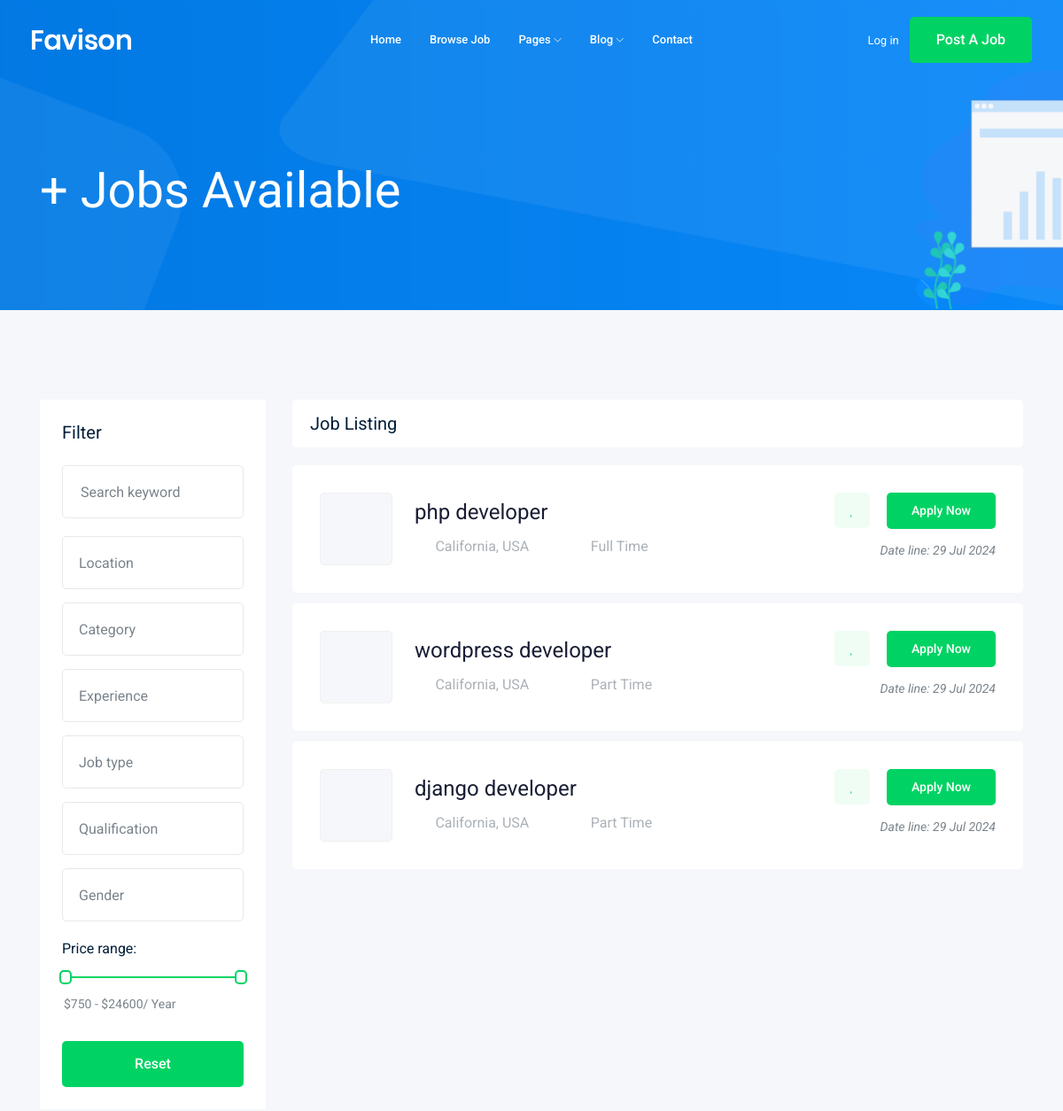
Before: /jobs/?page=2 (upper part) with the older database file.
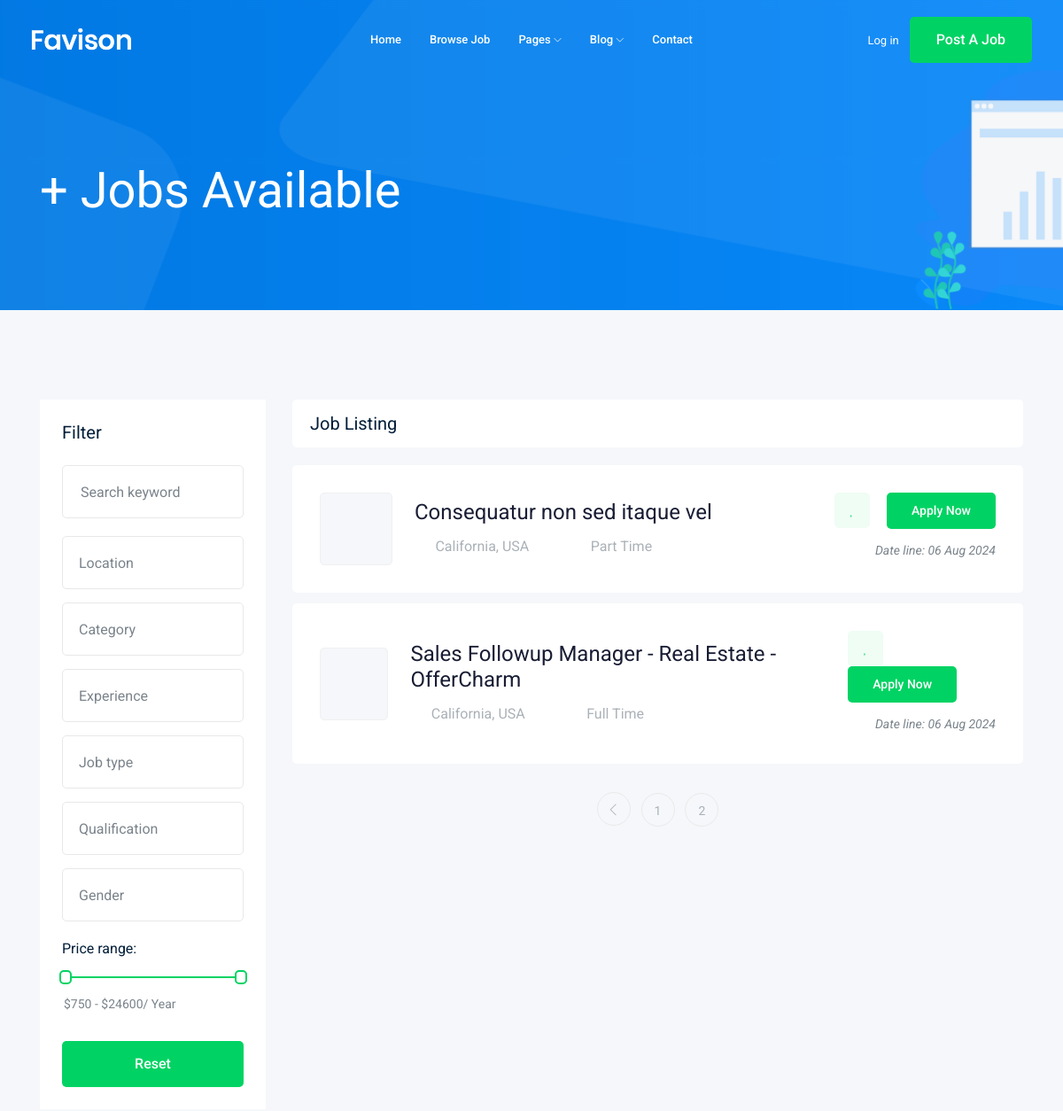
After: the same page with the newer database file.
### job/models.py (models this page shows, shortened)
class Job(models.Model): #table
    title = models.CharField(max_length=100)
    job_tupe = models.CharField(max_length=50 , choices=JOB_TYPE)
    description = models.TextField(max_length=1000)
    published_at = models.DateTimeField(auto_now=True)
    Vacancy =models.IntegerField(default=1)
    salary =models.IntegerField(default=0)
    category = models.ForeignKey('Category',on_delete=models.CASCADE)
    experience =models.IntegerField(default=1)
    image=models.ImageField(upload_to=image_upload , null=True , blank=True)
    slug=models.SlugField(blank=True , null=True)
    def __str__(self):
        return self.title

### job/views.py (the view)
# urls.py: path('',views.job_list,name='job_list'),
def job_list(request):
    job_list = Job.objects.all()
    paginator = Paginator(job_list, 3)
    page_number = request.GET.get("page")
    page_obj = paginator.get_page(page_number)
    context = {'jobs' :page_obj}
    return render(request , 'job/job_list.html',context)

### job/templates/job/job_list.html (shortened to what the changed rows need)
{% extends "base.html" %}
{%block body%}
    <div class="job_listing_area plus_padding">
        <div class="container">
            <div class="row">
                <div class="col-lg-9">
                    <div class="job_lists m-0">
                        <div class="row">
                            {% for job in jobs %}
                            <div class="col-lg-12 col-md-12">
                                <div class="single_jobs white-bg d-flex justify-content-between">
                                    <div class="jobs_left d-flex align-items-center">
                                        <div class="thumb">
                                        </div>
                                        <div class="jobs_conetent">
                                            <a href="{% url 'jobs:job_detail' job.slug %}"><h4>{{job}}</h4></a>
                                            <div class="links_locat d-flex align-items-center">
                                                <div class="location">
                                                    <p> <i class="fa fa-map-marker"></i> California, USA</p>
                                                </div>
                                                <div class="location">
                                                    <p> <i class="fa fa-clock-o"></i>{{job.job_tupe}}</p>
                                                </div>
                                            </div>
                                        </div>
                                    </div>
                                    <div class="jobs_right">
                                        <div class="apply_now">
                                            <a class="heart_mark" href=""> <i class="fa fa-heart"></i> </a>
                                            <a href="{% url 'jobs:job_detail' job.slug %}" class="boxed-btn3">Apply Now</a>
                                        </div>
                                        <div class="date">
                                            <p>Date line: {{job.published_at|date:'d M o'}}</p>
                                        </div>
                                    </div>
                                </div>
                            </div>
                            {% endfor %}
                        </div>
                        {% if jobs.has_other_pages %}
                        <div class="row">
                            <div class="col-lg-12">
                                <div class="pagination_wrap">
                                    <ul>
                                        {% if jobs.has_previous %}
                                            <li><a href="?page={{ jobs.previous_page_number }}"> <i class="ti-angle-left"></i> </a></li>
                                        {% endif %}
                                        {% for i in jobs.paginator.page_range %}
                                        <li><a href="?page={{i}}"><span>{{i}}</span></a></li>
                                        {% endfor %}
                                    </ul>
                                </div>
                            </div>
                        </div>
                        {% endif %}
                    </div>
                </div>
            </div>
        </div>
    </div>
{% endblock body %}

Changed rows visible on the page:
no longer on this page (row unchanged): Job: title "php developer", job_tupe "Full Time", published_at "29 Jul 2024"
no longer on this page (row unchanged): Job: title "wordpress developer", job_tupe "Part Time", published_at "29 Jul 2024"
no longer on this page (row unchanged): Job: title "django developer", job_tupe "Part Time", published_at "29 Jul 2024"
added Job: title "Consequatur non sed itaque vel", job_tupe "Part Time", published_at "06 Aug 2024"
added Job: title "Sales Followup Manager - Real Estate - OfferCharm", job_tupe "Full Time", published_at "06 Aug 2024"
Other visible differences:
new list line: "1"
new list line: "2"
